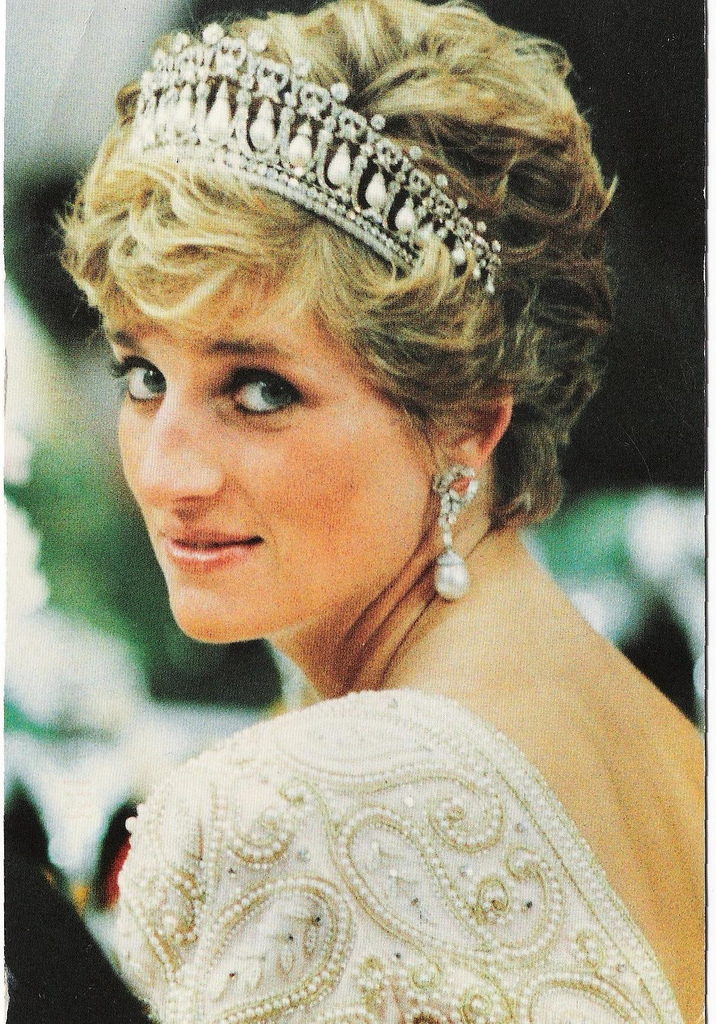
#> input picture Assets/diana.jpeg, 716 x 1024 px
$ python Chapter_2.py
#> lines starting #> are read from the running program, lines starting #| are printed output that depends on the picture; after the words box and inside, x2 and y2 are one past the last pixel; in counts of white or black regions, pixels touching at a corner belong together
# CHAPTER 2 - Basic Processing of Images

import cv2
import numpy as np

img = cv2.imread("Assets/diana.jpeg")   # Read image
#> img is the input picture: shape (1024, 716, 3); mean B, G, R 121.3, 147.4, 157.2
kernel = np.ones((5, 5), np.uint8)      # 5x5 Matrix

imgGray = cv2.cvtColor(img, cv2.COLOR_BGR2GRAY)                 # Convert to grayscale
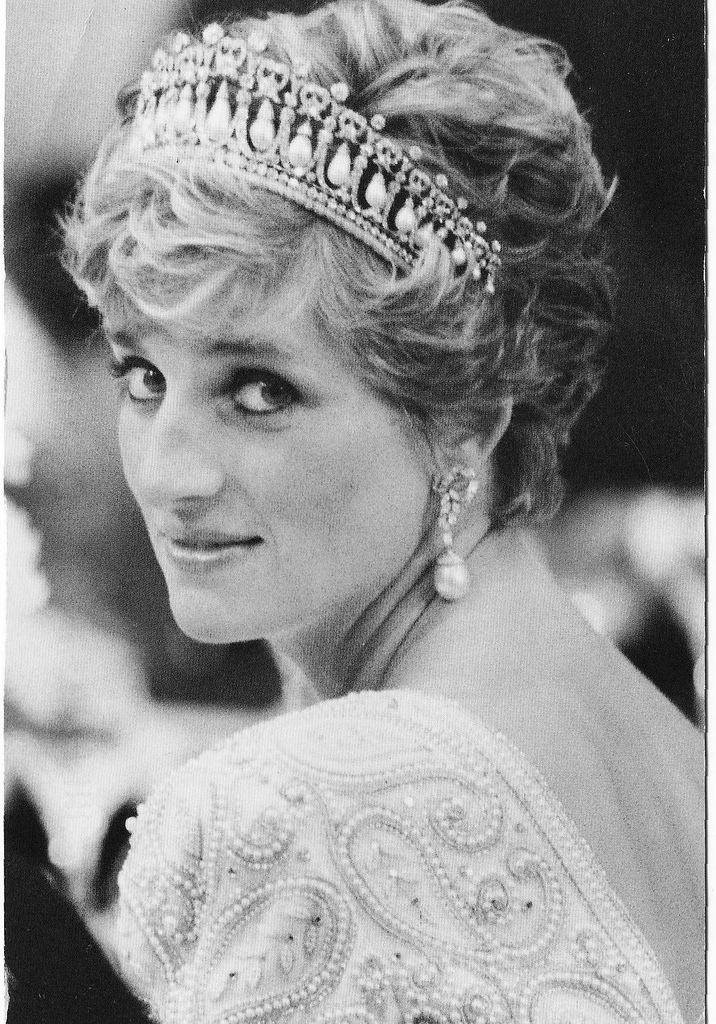
#> imgGray: shape (1024, 716); min 0, max 255, mean 147.4
imgBlur = cv2.GaussianBlur(imgGray, (7, 7), 0)                  # Blur image
imgCanny = cv2.Canny(img, 150, 150)                             # Detect edges
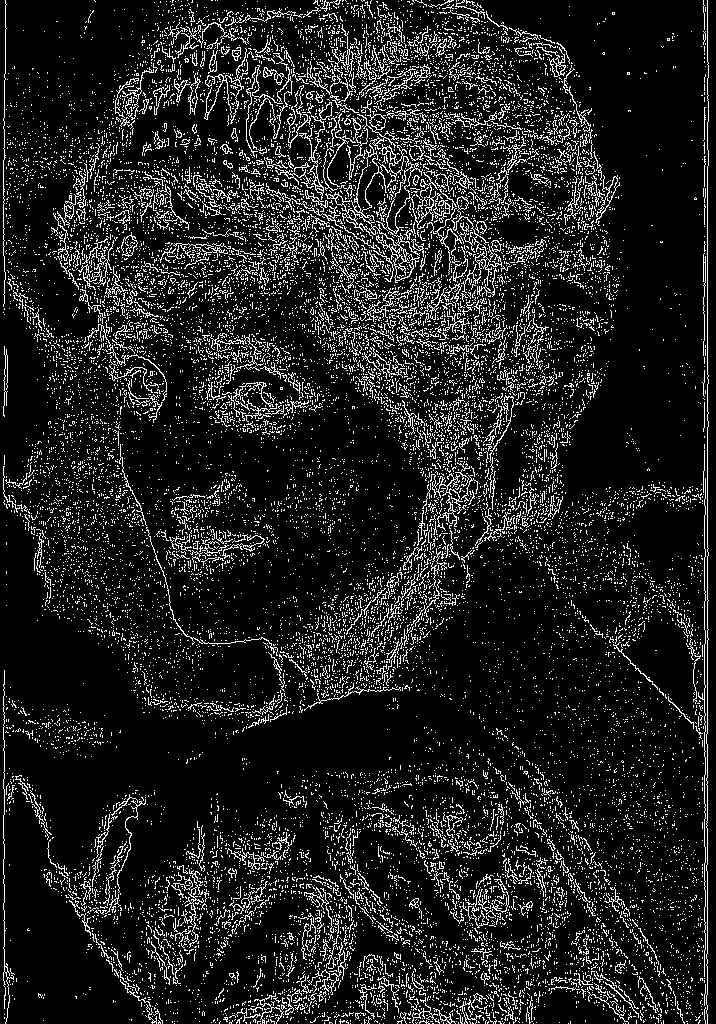
#> imgCanny: shape (1024, 716); 11.9% white in thin lines or dots
imgDialation = cv2.dilate(imgCanny, kernel, iterations = 1)     # Dilate edges
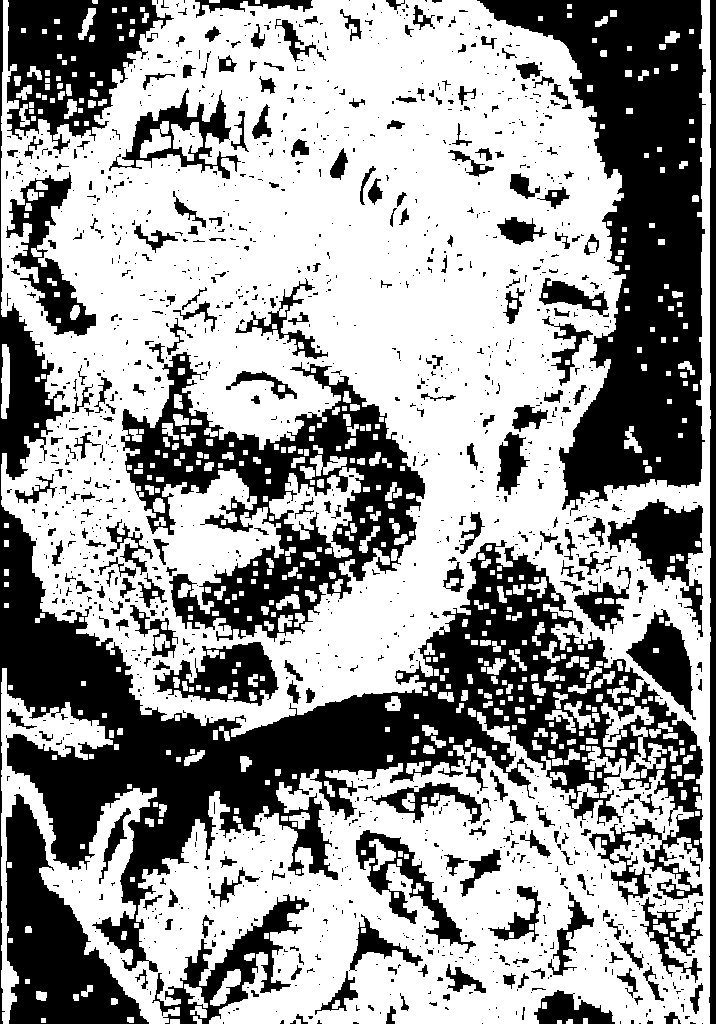
#> imgDialation: shape (1024, 716); 60.9% white; 1483 black regions (1203 under 20 px), largest, box (x1, y1, x2, y2) and area: (0, 0, 703, 1024) 94894, (477, 0, 706, 516) 52744, (121, 352, 425, 642) 30922
imgEroded = cv2.erode(imgDialation, kernel, iterations = 1)     # Erode edges
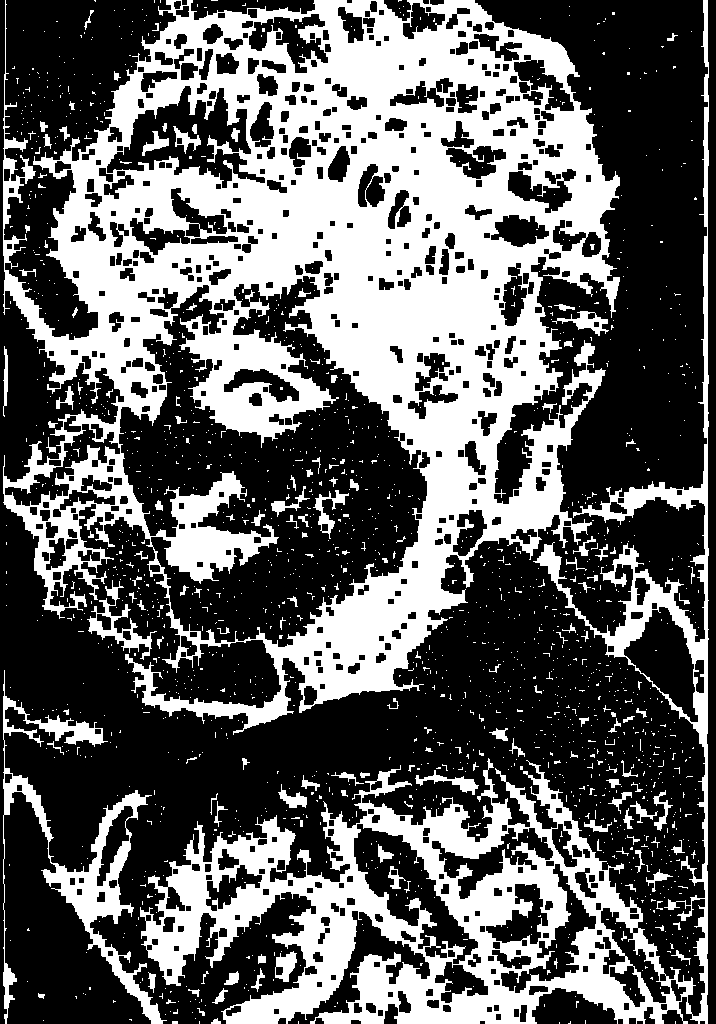
#> imgEroded: shape (1024, 716); 38.1% white; 1697 white regions (1555 under 20 px), largest, box (x1, y1, x2, y2) and area: (3, 0, 620, 735) 189997, (140, 0, 709, 1024) 65668, (3, 670, 167, 1024) 8619

# Show images
cv2.imshow("Gray Image", imgGray)
cv2.imshow("Blur Image", imgBlur)
cv2.imshow("Canny Image", imgCanny)
cv2.imshow("Dialation Image", imgDialation)
cv2.imshow("Erosion Image", imgEroded)

cv2.waitKey(0)  # Hold image

$ run again, with Assets/cards.jpeg copied over Assets/diana.jpeg
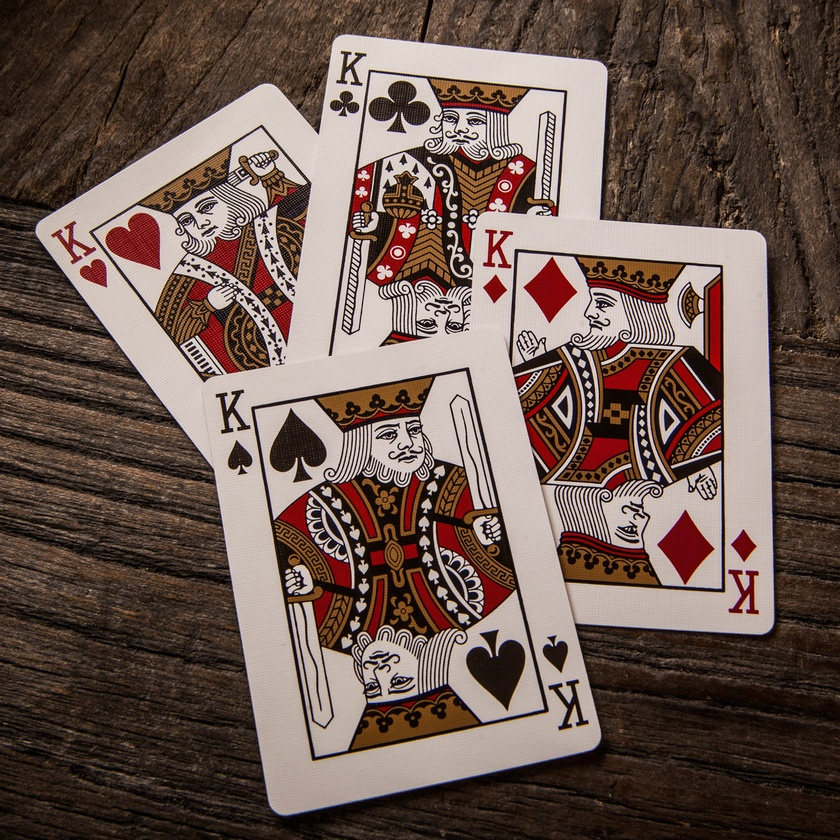
#> input picture Assets/cards.jpeg, 840 x 840 px, shrunk from 1500 x 1500 before the run
#> img is the input picture: shape (840, 840, 3); mean B, G, R 80.5, 88.8, 108.2
#> `imgCanny = cv2.Canny(img, 150, 150)`:
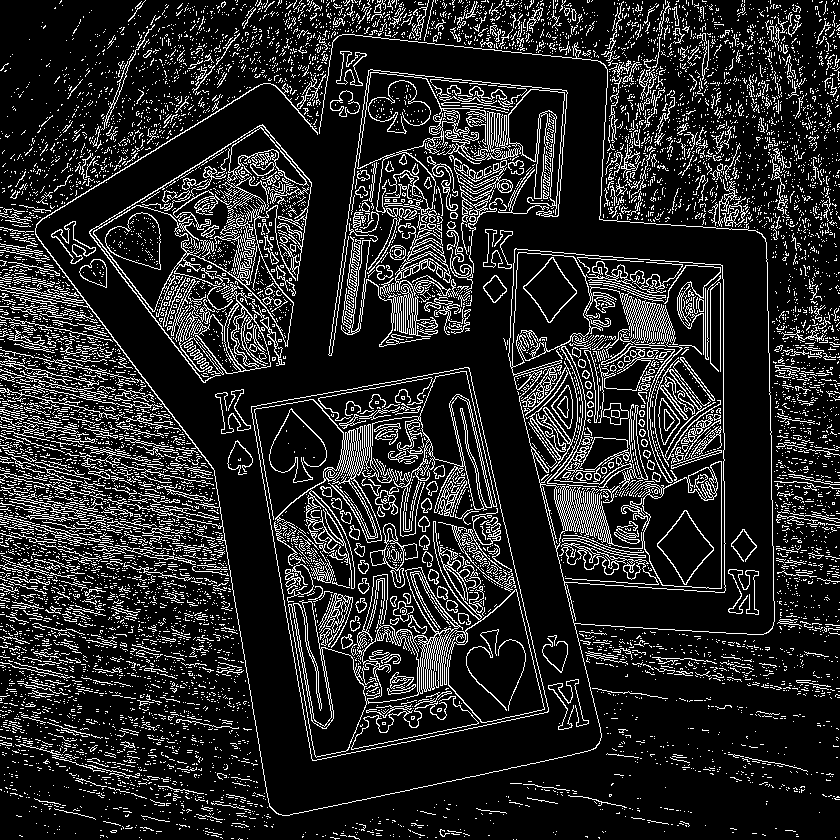
#> imgCanny: shape (840, 840); 15.3% white in thin lines or dots
#> imgDialation: shape (840, 840); 63.1% white; 1424 black regions (1051 under 20 px), largest, box (x1, y1, x2, y2) and area: (38, 37, 772, 813) 116678, (0, 660, 840, 840) 50571, (0, 0, 220, 171) 12755
#> `imgEroded = cv2.erode(imgDialation, kernel, iterations = 1)`:
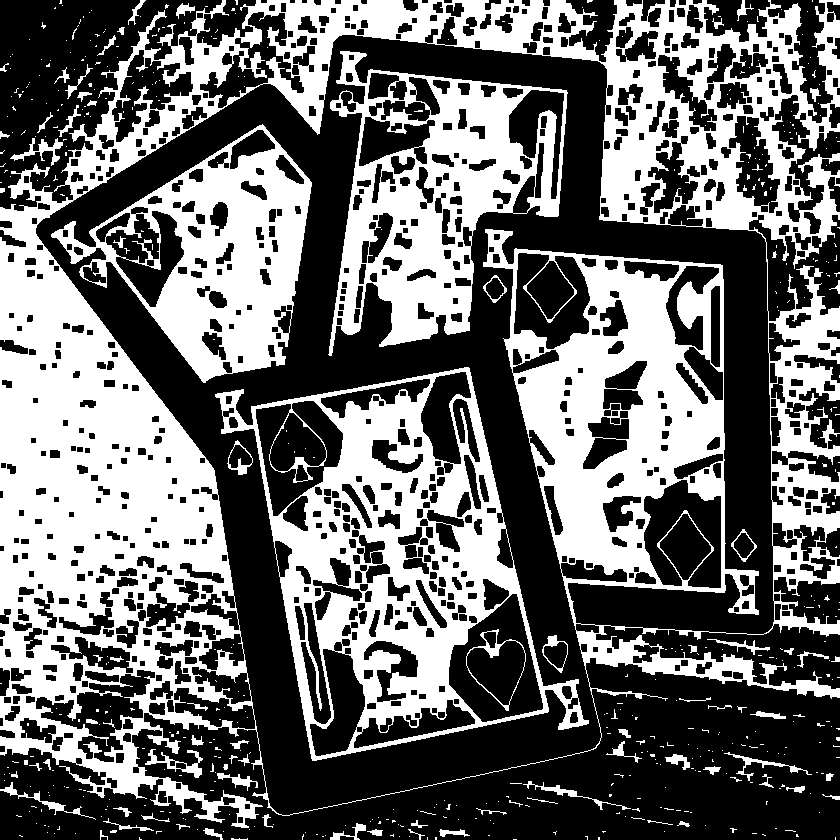
#> imgEroded: shape (840, 840); 42% white; 539 white regions (454 under 20 px), largest, box (x1, y1, x2, y2) and area: (0, 0, 840, 828) 187506, (215, 367, 589, 761) 44105, (328, 51, 568, 356) 29443

$ run again, with Assets/group.jpeg copied over Assets/diana.jpeg
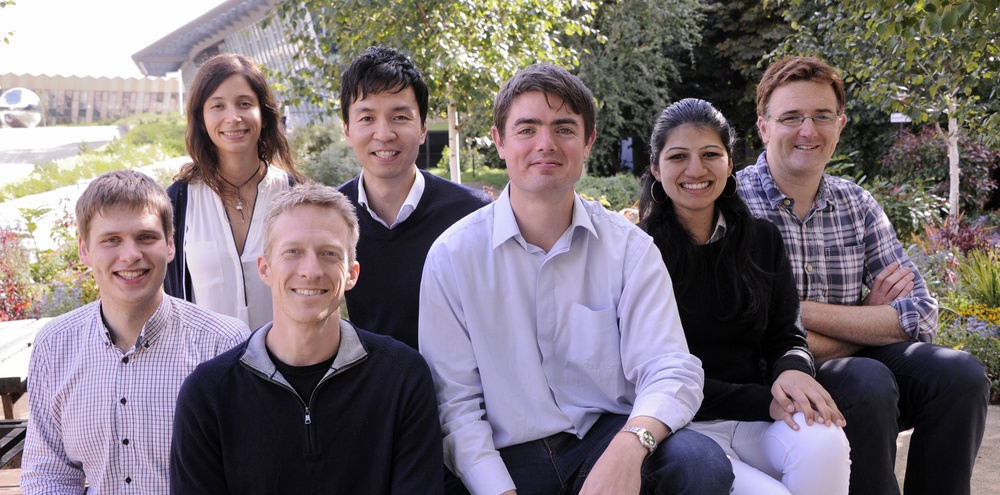
#> input picture Assets/group.jpeg, 1000 x 495 px, shrunk from 2400 x 1189 before the run
#> img is the input picture: shape (495, 1000, 3); mean B, G, R 120.2, 114.8, 125.1
#> `imgCanny = cv2.Canny(img, 150, 150)`:
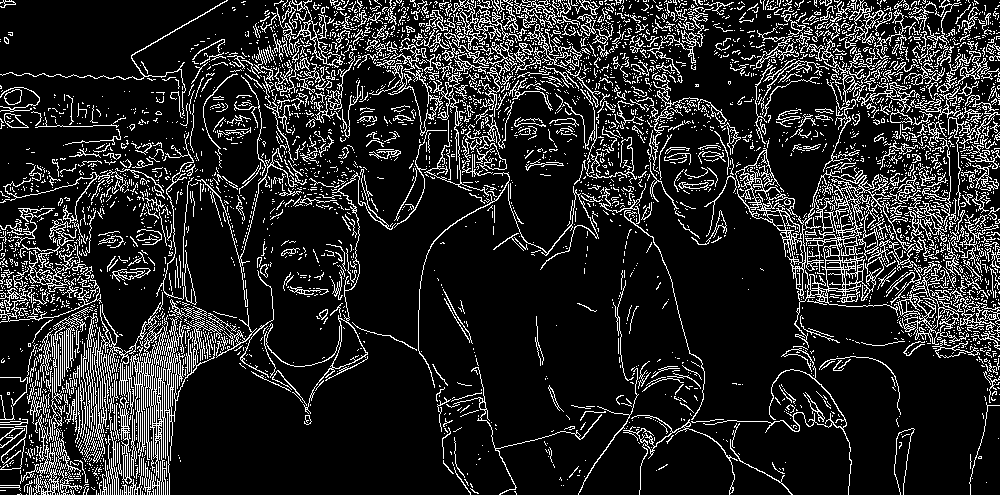
#> imgCanny: shape (495, 1000); 15% white in thin lines or dots
#> imgDialation: shape (495, 1000); 55% white; 623 black regions (449 under 20 px), largest, box (x1, y1, x2, y2) and area: (421, 193, 693, 446) 36886, (171, 333, 467, 495) 32718, (647, 180, 807, 419) 19660
#> `imgEroded = cv2.erode(imgDialation, kernel, iterations = 1)`:
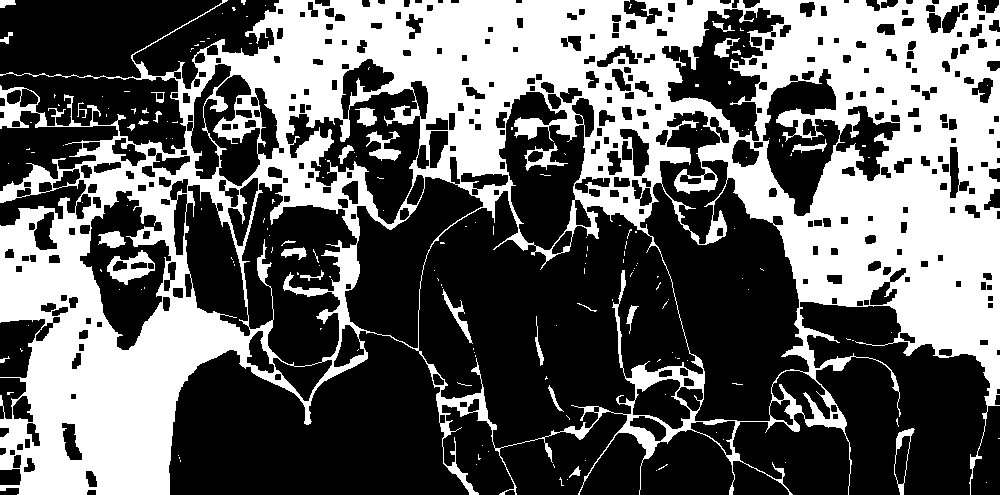
#> imgEroded: shape (495, 1000); 39.3% white; 180 white regions (150 under 20 px), largest, box (x1, y1, x2, y2) and area: (0, 0, 1000, 495) 189328, (107, 250, 155, 285) 736, (366, 131, 401, 161) 464
